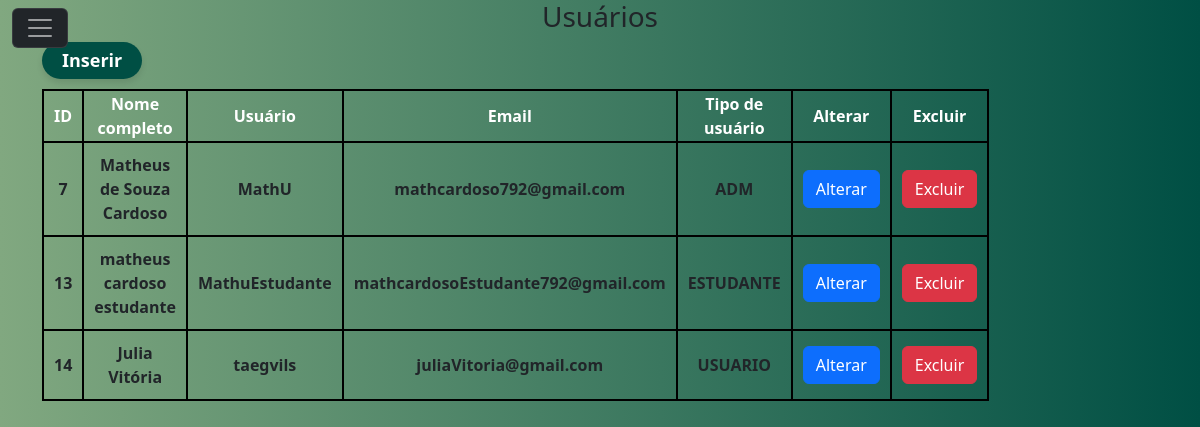
Page /app/controller/UsuarioController.php?action=list (signed in) on the earlier database version.
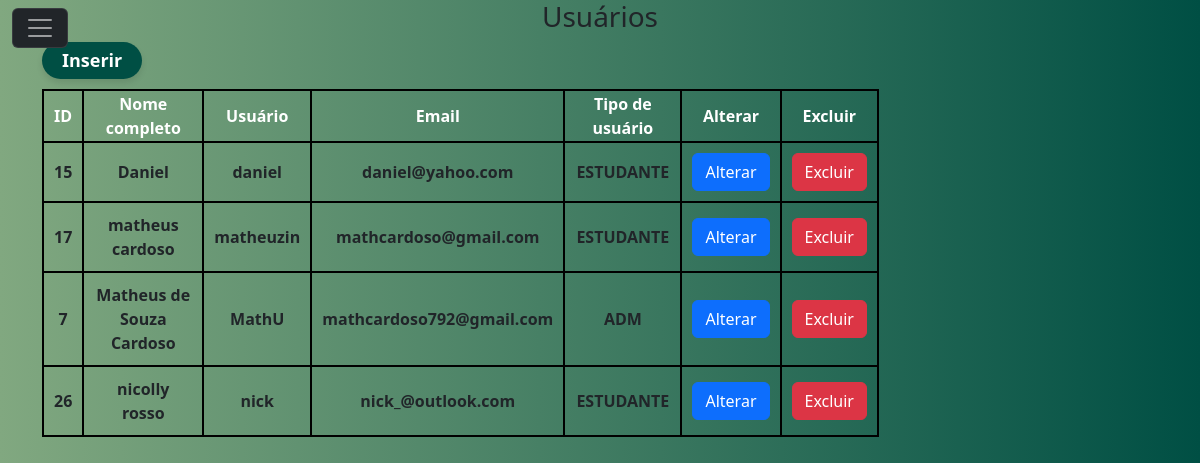
Same page on the later database version.
### tables this page shows
CREATE TABLE `usuario` (
  `id` int(11) NOT NULL,
  `nomeCompleto` varchar(100) NOT NULL,
  `nomeUsuario` varchar(70) NOT NULL,
  `email` varchar(100) NOT NULL,
  `senha` varchar(100) NOT NULL,
  `fotoPerfil` varchar(255) DEFAULT NULL,
  `bio` varchar(250) DEFAULT NULL,
  `tipoUsuario` enum('ADM','USUARIO','ESTUDANTE') NOT NULL,
  `dataCriacao` datetime DEFAULT current_timestamp(),
  `compMatricula` varchar(75) DEFAULT NULL
);

### app/controller/UsuarioController.php (called while the page is built, shortened)
<?php
require_once(__DIR__ . "/../dao/UsuarioDAO.php");
require_once(__DIR__ . "/Controller.php");
require_once(__DIR__ . "/../model/Usuario.php");
class UsuarioController extends Controller
{
    private UsuarioDAO  $usuarioDao;
    public function __construct()
    {
        $this->usuarioDao = new UsuarioDAO();
        $this->handleAction();
    }
    protected function list()
    {
        $usuarios = $this->usuarioDao->list();
        $dados["lista"] = $usuarios;
        $this->loadView("usuario/list.php", $dados, []);
    }
}
new UsuarioController();

### app/model/Usuario.php (called while the page is built, shortened)
<?php
class Usuario
{
        private ?int $id;
        private ?string $nomeSobrenome;
        private ?string $nomeUsuario;
        private ?string $email;
        private ?string $tipoUsuario;
        public function getId(): ?int
        {
                return $this->id;
        }
        public function setId(?int $id): self
        {
                $this->id = $id;
                return $this;
        }
        public function getNomeSobrenome(): ?string
        {
                return $this->nomeSobrenome;
        }
        public function setNomeSobrenome(?string $nomeSobrenome): self
        {
                $this->nomeSobrenome = $nomeSobrenome;
                return $this;
        }
        public function getNomeUsuario(): ?string
        {
                return $this->nomeUsuario;
        }
        public function setNomeUsuario(?string $nomeUsuario): self
        {
                $this->nomeUsuario = $nomeUsuario;
                return $this;
        }
        public function getEmail(): ?string
        {
                return $this->email;
        }
        public function setEmail(?string $email): self
        {
                $this->email = $email;
                return $this;
        }
        public function getTipoUsuario(): ?string
        {
                return $this->tipoUsuario;
        }
        public function setTipoUsuario(?string $tipoUsuario): self
        {
                $this->tipoUsuario = $tipoUsuario;
                return $this;
        }
}

### app/dao/UsuarioDAO.php (called while the page is built, shortened)
<?php
include_once(__DIR__ . "/../model/Usuario.php");
class UsuarioDAO
{
    public function list()
    {
        $conn = Connection::getConnection();
        $sql = "SELECT * FROM usuario u ORDER BY u.nomeUsuario";
        $stm = $conn->prepare($sql);
        $stm->execute();
        $result = $stm->fetchAll();
        return $this->mapUsuarios($result);
    }
    private function mapUsuarios($result)
    {
        $usuarios = array();
        foreach ($result as $reg) {
            $usuario = new Usuario();
            $usuario->setId($reg['id']);
            $usuario->setNomeSobrenome($reg['nomeCompleto']);
            $usuario->setNomeUsuario($reg['nomeUsuario']);
            $usuario->setEmail($reg['email']);
            $usuario->setSenha($reg['senha']);
            $usuario->setBio($reg['bio']);
            $usuario->setTipoUsuario($reg['tipoUsuario']);
            $usuario->setDataCriacao($reg['dataCriacao']);
            $usuario->setCompMatricula($reg['compMatricula']);
            array_push($usuarios, $usuario);
        }
        return $usuarios;
    }
}

### app/view/usuario/list.php (the view)
<?php
require_once(__DIR__ . "/../include/header.php");
require_once(__DIR__ . "/../include/menu.php");
?>
<link rel="stylesheet" href="<?= BASEURL ?>/view/css/list.css">
<h3 class="text-center">Usuários</h3>
<div class="container">
    <div class="row">
        <div class="col-3">
            <a class="btn btn-success"
                href="<?= BASEURL ?>/controller/UsuarioController.php?action=create">
                Inserir</a>
        </div>
    </div>
    <div class="row" style="margin-top: 10px;">
        <div class="col-12 tableUser">
            <table id="tabUsuarios">
                    <tr>
                        <th>ID</th>
                        <th>Nome completo</th>
                        <th>Usuário</th>
                        <th>Email</th>
                        <th>Tipo de usuário</th>
                        <th>Alterar</th>
                        <th>Excluir</th>
                    </tr>
                    <?php foreach($dados['lista'] as $usu): ?>
                        <tr>
                            <td><?php echo $usu->getId(); ?></td>
                            <td><?= $usu->getNomeSobrenome(); ?></td>
                            <td><?= $usu->getNomeUsuario(); ?></td>
                            <td><?= $usu->getEmail(); ?></td>
                            <td><?= $usu->getTipoUsuario(); ?></td>
                            <td><a class="btn btn-primary"
                                href="<?= BASEURL ?>/controller/UsuarioController.php?action=edit&id=<?= $usu->getId() ?>">
                                Alterar</a>
                            </td>
                            <td><a class="btn btn-danger"
                                onclick="return confirm('Confirma a exclusão do usuário?');"
                                href="<?= BASEURL ?>/controller/UsuarioController.php?action=delete&id=<?= $usu->getId() ?>">
                                Excluir</a>
                            </td>
                        </tr>
                    <?php endforeach; ?>
            </table>
        </div>
    </div>
</div>
<?php
require_once(__DIR__ . "/../include/footer.php");
?>

### app/controller/Controller.php (shortened to what this page needs)
<?php
class Controller {
    protected function handleAction() {
        $action = NULL;
        if(isset($_GET['action']))
            $action = $_GET['action'];
        $this->callAction($action);
    }
    protected function callAction($methodName) {
        if($methodName && method_exists($this, $methodName))
            $this->$methodName();
        else {
            echo "Ação não encontrada no controller.<br>";
            echo "Verifique com o administrador do sistema.";
        }
    }
    protected function loadView(string $path, array $dados, array $msgErro, array $msgSucesso = []) {
        $caminho = __DIR__ . "/../view/" . $path;
        if(file_exists($caminho)) {
            require $caminho;
        } else {
            echo "Erro ao carregar a view solicitada<br>";
            echo "Caminho: " . $caminho;
        }
    }
}

### app/view/include/header.php (shortened to what this page needs)
<!DOCTYPE html>
<html lang="pt-br">
<head>
    <link href="https://cdn.jsdelivr.net/npm/bootstrap@5.3.3/dist/css/bootstrap.min.css" rel="stylesheet">
    <link rel="stylesheet" href="https://cdn.jsdelivr.net/npm/bootstrap-icons@1.11.3/font/bootstrap-icons.min.css">
</head>
<body>

### app/view/include/menu.php (shortened to what this page needs)
<link rel="stylesheet" href="<?= BASEURL ?>/view/css/menu.css">
<nav class="navbar navbar-dark fixed-top">
    <div class="container-fluid">
        <button class="navbar-toggler bg-dark" type="button" data-bs-toggle="offcanvas" data-bs-target="#offcanvasDarkNavbar" aria-controls="offcanvasDarkNavbar" aria-label="Toggle navigation">
            <span class="navbar-toggler-icon"></span>
        </button>
    </div>
</nav>

### app/view/include/footer.php (shortened to what this page needs)
</body>
</html>

### app/view/css/list.css (style rules this page uses)
body { height: 100%; width: 100%; margin: 0; padding: 0; background: linear-gradient(90deg, #81a880, #004f44); }
td { border-radius: 20px; border: 2px solid black; font-weight: bold; padding: 10px; text-decoration: none; background-color: transparent; }
th { color: white; border: 2px solid black; }
table { width: 75%; border: none; margin-bottom: 15px; padding: 10px 35px 35px 35px; background: transparent; text-align: center; }
.btn-success { background-color: #004f44; color: white; border: none; border-radius: 30px; padding: 5px 20px; font-size: 18px; font-weight: bold; box-shadow: 0 4px 6px rgba(0, 0, 0, 0.1); transition: background-color 0.3s, transform 0.3s; }

Differences in the rows shown:
removed usuario: id "13", nomeCompleto "matheus cardoso estudante", nomeUsuario "MathuEstudante", email "mathcardosoEstudante792@gmail.com", tipoUsuario "ESTUDANTE"
removed usuario: id "14", nomeCompleto "Julia Vitória", nomeUsuario "taegvils", email "juliaVitoria@gmail.com", tipoUsuario "USUARIO"
added usuario: id "15", nomeCompleto "Daniel", nomeUsuario "daniel", email "daniel@yahoo.com", tipoUsuario "ESTUDANTE"
added usuario: id "17", nomeCompleto "matheus cardoso", nomeUsuario "matheuzin", email "mathcardoso@gmail.com", tipoUsuario "ESTUDANTE"
added usuario: id "26", nomeCompleto "nicolly rosso", nomeUsuario "nick", email "nick_@outlook.com", tipoUsuario "ESTUDANTE"
